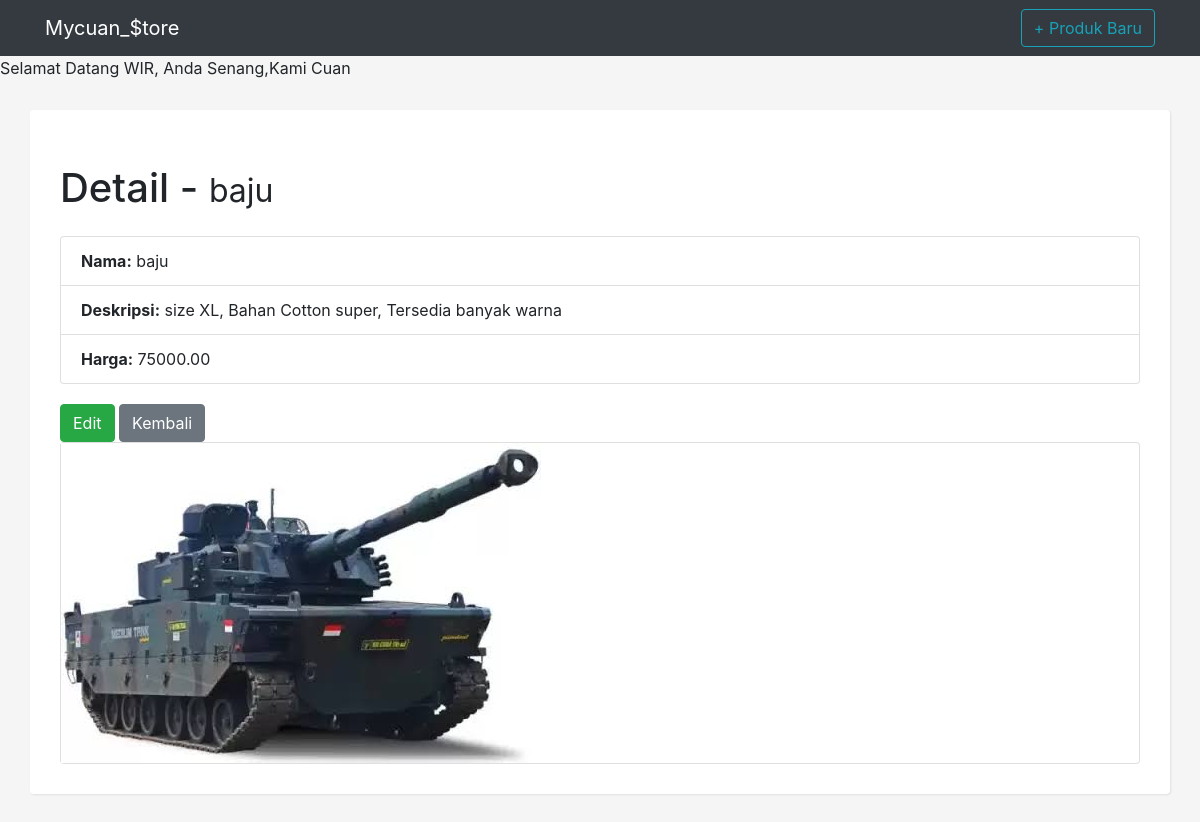
The page /view/5 on the database its author committed.
### products/models.py (models this page shows, shortened)
class Product(models.Model):
    name = models.CharField('Nama', max_length=100)
    description = models.TextField('Deskripsi', blank=True)
    price = models.DecimalField('Harga', decimal_places=2, max_digits=8)
    created = models.DateTimeField('Created', auto_now_add=True)
    changed = models.DateTimeField('Changed', auto_now=True)
    gambar_produk = models.ImageField(null=True, blank=True, upload_to="images/")
    class Meta:
        ordering = ['name']

### products/views.py (the view)
# urls.py: path('view/<int:pk>', views.ProductDetail.as_view(), name='product_view'),
class ProductDetail(DetailView):
    model = Product

### products/templates/products/product_detail.html (shortened to what this page needs)
{% extends 'products/base.html' %}
{% block content %}
    <h1 class="my-4">Detail -
        <small>{{ object.name }}</small>
    </h1>
    <div class="row">
        <div class="col-12">
            <ul class="list-group">
              <li class="list-group-item"><strong>Nama:</strong> {{ object.name }}</li>
              <li class="list-group-item"><strong>Deskripsi:</strong> {{ object.description}}</li>
              <li class="list-group-item"><strong>Harga:</strong> {{ object.price }}</li>
            </ul>
        </div>
    </div>
    <div class="row top-buffer">
        <div class="col-12">
                <a href="{% url 'product_edit' object.id %}"><button type="button" class="btn btn-success">Edit</button></a>
                <a href="{% url 'product_list' %}"><button type="button" class="btn btn-secondary">Kembali</button></a>
        </div>
    </div>
    <div class="card">
		<div class="imgBx">
			<img src="{{ object.gambar_produk.url }}">
		</div>
			</div>
		</div>
{% endblock %}

### products/static/css/style.css (style rules this page uses)
body { background: whitesmoke }
.top-buffer { margin-top:20px; }

### products/templates/products/base.html (style rules this page uses)
* { margin: 0; padding: 0; }

### rows shown on the page
Product: name "baju", description "size XL, Bahan Cotton super, Tersedia banyak warna", price "75000.00", gambar_produk (picture)

### other values the page prints
{{ firstname }} "WIR"
